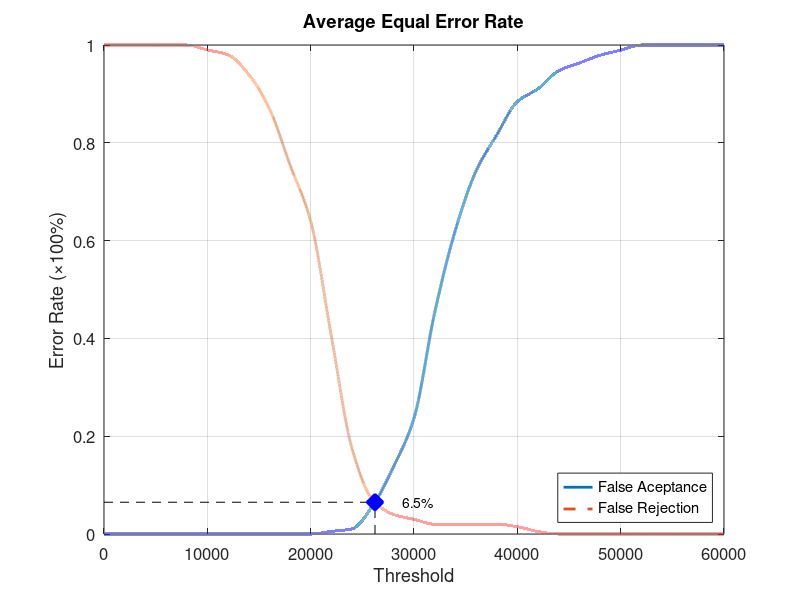
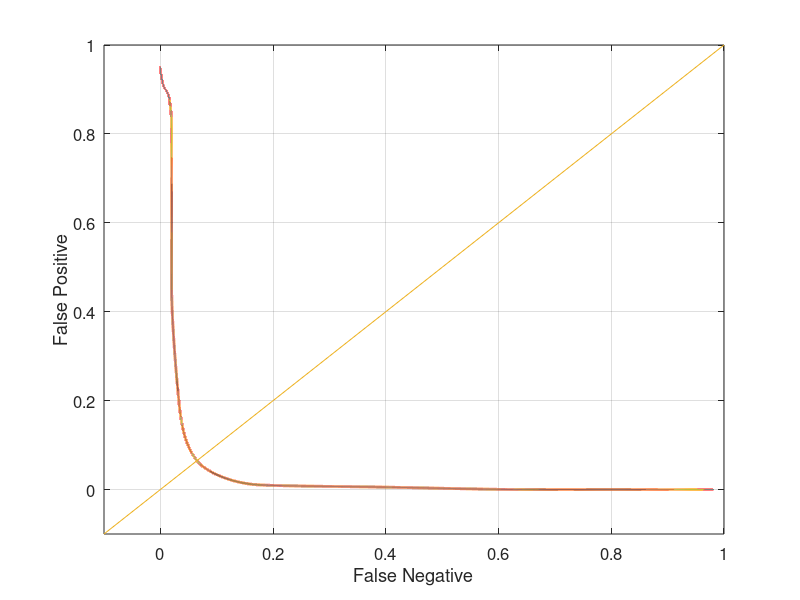

Write MATLAB code to recreate these figures, in order.
function yEER = Database5_2
close all;
clear;
clc;
x = 0:2000:60000;
xq = 0:0.5:60000;

y0 = [0 0 0 0 0 0 0 0 0 0 0 0.00526316 0.0105263 0.0578947 0.136842 0.236842 0.452632 0.621053 0.742105 0.815789 0.884211 0.910526 0.947368 0.963158 0.978947 0.989474 1 1 1 1 1];
yy0 = interp1(x, y0, xq, 'pchip');
y1 = [1 1 1 1 1 0.99 0.98 0.94 0.87 0.755 0.64 0.405 0.175 0.07 0.04 0.03 0.02 0.02 0.02 0.02 0.015 0.005 0 0 0 0 0 0 0 0 0];
yy1 = interp1(x, y1, xq, 'pchip');

% Calculating EER: 
y2 = abs(y0 - y1);
find(y2 == min(y2))
yy2 = abs(yy0 - yy1);
xEER = find(yy2 == min(yy2));
xEERIndex = xq(xEER) % X-axis EER
yEER = yy0(xEER) % Y-axis EER

main = figure
plot(xq, yy0,'-','LineWidth', 2);	hold on
plot(xq, yy1,'--','LineWidth', 2);	hold on
plot([xEERIndex xEERIndex], [0 yEER], 'k--');	hold on
plot([0 xEERIndex], [yEER yEER], 'k--');	hold on
plot(xEERIndex, yEER, 'bx', 'LineWidth', 10);	hold on
text(xEERIndex + 10 * xEERIndex / 100, yEER, [num2str(round((10000 * yEER)) / 100) '%'])
legend('False Aceptance', 'False Rejection', 'Location', 'SouthEast')
xlabel('Threshold')
ylabel('Error Rate (\times100%)')
title('Average Equal Error Rate')
set(gca, 'FontSize', 12)
axis([0 60000 0 1])
grid on

print(main, 'Database5_2Main', '-dpng');
FNRxFPR = figure('Color', [1 1 1]);
plot(yy1, yy0, '-', yy1, yy0, 'LineWidth', 2);
hold on
y = -0.1:0.1:1
plot(y, y); 
set(gca, 'FontSize', 12)
xlabel('False Negative')
ylabel('False Positive')
axis([-0.1 1 -0.1 1])
set(gca, 'FontSize', 12)
grid on

print(FNRxFPR, 'Database5_2FNRxFPR','-dpng');
end
